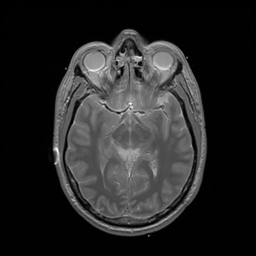
#> input picture A4/4_Fourier/pd.jpg, 256 x 256 px
$ jupyter execute 'Fourier Demos.ipynb'   (shell and % lines are left out)
#> lines starting #> are read from the running program, lines starting #| are printed output that depends on the picture; after the words box and inside, x2 and y2 are one past the last pixel; in counts of white or black regions, pixels touching at a corner belong together
# Properties of the Fourier Transform

These demonstrations go beyond the content of the course. I don't expect you to understand what is going on in these snippets of code. But I show them to you so you see what sorts of things can be implemented by manipulating the Fourier coefficients.

## Preliminaries

[cell 1]
import numpy as np
from numpy.fft import fft, ifft, fft2, ifft2, fftshift, ifftshift
import matplotlib.pyplot as plt
plt.ion()
from scipy import ndimage, misc
from scipy.signal import gaussian

[cell 2]
def Gaussian2D(dims, std):
    '''
        Creates an array containing a 2-D Gaussian function, with mean
        at mu, and standard deviation std.

        Inputs:
          dims is a 2-vector containing the number of rows and columns
          std is the standard deviation
    '''
    nr, nc = dims
    rr, cc = np.mgrid[0:nr,0:nc]
    ctr = GetCentre(rr)
    temp1 = rr - ctr[0]
    temp2 = cc - ctr[1]
    temp1 = np.exp(-temp1**2/std)
    temp2 = np.exp(-temp2**2/std)
    blah = temp1*temp2
    return blah/sum(blah.flatten())

def GetCentre(f):
    return np.array(np.floor(np.array(np.shape(f))/2.), dtype=int)

[cell 3]
f = np.arange(1,16)
print(f)
F = np.fft.fft(f)
G = np.conj(F)
g = np.fft.ifft(G)
print(np.real(g))

[cell 4]
f = np.array(plt.imread('pd.jpg')[:,:,0], dtype=float)
#> f: shape (256, 256) float64; min 0, max 255, mean 38
plt.imshow(f,cmap='gray');

## View the Fourier coefficients

[cell 5]
F = fft2(f)

[cell 6]
# Plot the modulus of the Fourier coefs
# DC is in the top-left corner
plt.figure(figsize=[10,10]);
plt.imshow(abs(F), cmap='gray');
plt.title(r"Modulus of the Fourier coefficients, $|F|$");

[cell 7]
plt.imshow(np.log(abs(F)), cmap='gray');
plt.title(r'$\log \left( |F| \right)$');

## Shift it so the DC is in the centre

[cell 8]
F = fftshift(fft2(f))

[cell 9]
plt.figure(figsize=[10,5]);
plt.subplot(1,2,1); plt.imshow(abs(F), cmap='gray'); plt.title(r'$|F|$')
plt.subplot(1,2,2); plt.imshow(np.log(abs(F)), cmap='gray'); plt.title(r'$\log (|F|)$');

## 2D DFT

[cell 10]
# A 1D Fourier basis vector
plt.clf()
F = np.zeros(128)
F[3] = 1.
#F[10] = 0.5
f = ifft(F)
plt.plot(np.real(f), 'o');
#> figure, not shown here; curve peaks at x = 0, y = 0.00781

[cell 11]
# A 2D Fourier vasis vector
F = np.zeros([256,256])
F1 = F.copy()
F1[5,0] = 1.
f1 = ifft2(F1)
plt.figure(figsize=[18,9])
plt.subplot(1,2,1)
plt.imshow(F1, cmap='gray')
plt.subplot(1,2,2)
plt.imshow(np.real(f1), cmap='gray');

[cell 12]
# A 2D Fourier vasis vector
F = np.zeros([256,256])
F1 = F.copy()
F1[8,6] = 1.0
f1 = ifft2(F1)
plt.figure(figsize=[18,9])
plt.subplot(1,2,1)
plt.imshow(F1, cmap='gray')
plt.subplot(1,2,2)
plt.imshow(np.real(f1), cmap='gray');

[cell 13]
F1 = F.copy(); F1[3,5] = 1.0
F2 = F.copy(); F2[2,-3] = 2.0
f1 = ifft2(F1)
f2 = ifft2(F2)
plt.figure(figsize=[18,12]); MN = 256.**2; rg = 3.;
plt.subplot(2,3,1); plt.imshow(np.abs(F1), vmin=-rg, vmax=rg, cmap='gray'); plt.title('F1')
plt.subplot(2,3,4); plt.imshow(np.real(f1), vmin=-rg/MN, vmax=rg/MN, cmap='gray'); plt.title('f1')
plt.subplot(2,3,3); plt.imshow(np.abs(F2), vmin=-rg, vmax=rg, cmap='gray'); plt.title('F2')
plt.subplot(2,3,6); plt.imshow(np.real(f2), vmin=-rg/MN, vmax=rg/MN, cmap='gray'); plt.title('f2')
plt.subplot(2,3,2); plt.imshow(np.abs(F1+F2), vmin=-rg, vmax=rg, cmap='gray'); plt.title('F1+F2')
plt.subplot(2,3,5); plt.imshow(np.real(f1+f2), vmin=-rg/MN, vmax=rg/MN, cmap='gray'); plt.title('f1+f2');

## Convolution

[cell 14]
rr, cc = np.mgrid[-128:128, -128:128]

### Try a circular kernel

[cell 15]
d = np.sqrt(rr**2 + cc**2)
circle = np.zeros([256,256])
circle_mask = d<15
circle[circle_mask] = 1.
circle = ifftshift(circle)
circle[0:22,0:5] = 1.
plt.figure(figsize=(8,4))
plt.subplot(1,2,1); plt.imshow(fftshift(circle), cmap='gray'); plt.axis('off'); plt.title('g, Shifted');
plt.subplot(1,2,2); plt.imshow(circle, cmap='gray'); plt.title('g, Unshifted');

[cell 16]
# Create an image with just a few non-zero pixels.
f = np.zeros([256,256])
f[50,100] = 1.0
f[48,110] = 2.
plt.figure(figsize=(10,10))
plt.imshow(f, cmap='gray'); plt.title('f');

[cell 17]
g = ifft2( fft2(f) * fft2(circle))

plt.figure(figsize=(8,8))
plt.imshow(abs(g), cmap='gray'); plt.axis('off');
plt.title(r'$(f \ast g)$');

[cell 18]
f = plt.imread('pd.jpg')
#> f is the input picture: shape (256, 256, 3); min 0, max 255, mean 38
f = f[:,:,0]
#> f: shape (256, 256)
plt.imshow(f, cmap='gray'); plt.title('An image f');

[cell 19]
g = ifft2( fft2(f) * fft2(circle))
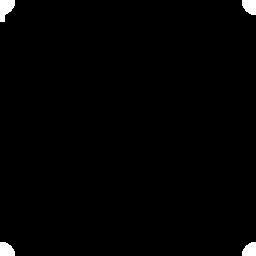
#> circle: shape (256, 256) float64; values 0 (black) and 1 (white), 1.1% white; 4 white regions, box (x1, y1, x2, y2) and area: (0, 0, 15, 22) 224, (242, 0, 256, 15) 174, (0, 242, 15, 256) 174, (242, 242, 256, 256) 160

plt.figure(figsize=(8,8))
plt.imshow(abs(g), cmap='gray'); plt.axis('off');
plt.title('g convolved with the image');

### Or, try a Gaussian edge-detector kernel

[cell 20]
# Make and edge detector
g = Gaussian2D([256,256], 20)
G = ifftshift( fft2(fftshift(g)) )
ramp = np.outer(range(256), range(256)) - 128**2
H = G * ramp*1.j
circle = np.real( ifft2( fftshift(H) ) )
plt.figure(figsize=[8,5]);
plt.subplot(1,2,1); plt.imshow(fftshift(circle), cmap='gray'); plt.axis('off'); plt.title('Edge Kernel (Shifted)');
plt.subplot(1,2,2); plt.imshow(circle, cmap='gray'); plt.title('Edge Kernel (Unshifted)');

[cell 21]
f = plt.imread('pd.jpg')
f = f[:,:,0]

[cell 22]
F = fftshift( fft2( f ) )

[cell 23]
plt.figure(figsize=[10,20])
plt.subplot(1,2,1)
plt.imshow(np.log(abs(F)+1), cmap='gray'); plt.title('Shifted DFT (log-modulus)');
plt.subplot(1,2,2)
plt.imshow(f, cmap='gray');

[cell 24]
g = fftshift( ifft2( fft2(ifftshift(f)) * fft2(circle)) )
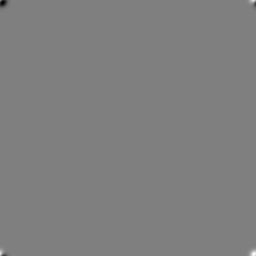
#> circle: shape (256, 256) float64; min -22.26, max 22.26, mean 0; drawn with min black and max white

plt.figure(figsize=(16,8))
plt.subplot(1,2,1);
G = fftshift(fft2(ifftshift(g)))
plt.imshow(np.abs(G), cmap='gray');
plt.title('DFT(Edge Kernel) x DFT(Image)');
plt.subplot(1,2,2); plt.imshow(abs(g), cmap='gray'); plt.axis('off');
plt.title('Edge Kernel convolved with image');

## Filtering in the frequency domain

[cell 25]
thresh = 10
rows, cols = np.shape(f)
#> rows = 256; cols = 256
ctr = np.floor(np.array(np.shape(f))/2) +1
#> ctr = [129, 129]
rr, cc = np.mgrid[-ctr[0]:(rows-ctr[0]),
                  -ctr[1]:(cols-ctr[1])]

[cell 26]
def PlotFiltImg(F, filt):
    F_filt = (filt)*F
    f_filt = ifft2( fftshift(F_filt) )
    plt.figure(figsize=[15,15])
    plt.subplot(2,2,1); plt.imshow(f, cmap='gray');
    plt.subplot(2,2,3); plt.imshow(np.log(abs(F)+1), cmap='gray')
    plt.subplot(2,2,4); plt.imshow(np.log(abs(F_filt)+1), cmap='gray')
    plt.subplot(2,2,2); plt.imshow(np.real(f_filt), cmap='gray');

[cell 27]
filt_mask = abs(cc)<thresh
filt = np.zeros(np.shape(F))
filt[filt_mask] = 1.0
PlotFiltImg(F, filt)

[cell 28]
filt_mask = abs(rr)<thresh
filt = np.zeros(np.shape(F))
filt[filt_mask] = 1.0
PlotFiltImg(F, filt)

[cell 29]
filt_mask = np.sqrt(rr**2 + cc**2)<thresh
filt = np.zeros(np.shape(F))
filt[filt_mask] = 1.0
PlotFiltImg(F, filt)

Applying that filter in the frequency domain is the same as convolving the image with the kernel below, attained by taking the IDFT of the filter kernel.

[cell 30]
Filt = fftshift(ifft2(ifftshift(filt)))
plt.figure()
plt.subplot(1,2,1); plt.imshow(filt, cmap='gray'); plt.title('DFT of filter')
plt.subplot(1,2,2); plt.imshow(np.log(abs(Filt)+1), cmap='gray'); plt.title('Spatial filter');

## What happens if we take the DFT twice in a row?

[cell 31]
plt.imshow(f, cmap='gray');

[cell 32]
F = fft2(f)
plt.imshow(np.log(abs(F)), cmap='gray');

[cell 33]
G = fft2(F)
plt.imshow(np.real(G), cmap='gray');

## Scaling
You can scale an image using the DFT by padding in cropping in the two domains (time/space, and frequency).

[cell 34]
# We will magnify an image by padding its DFT coefficients, and then cropping the image
# that results for the IDFT of those padded coefs.
scale_factor = 2
padamt = int(rows*(scale_factor-1.)/2.)
#> padamt = 128
G = np.pad(ifftshift(F), (padamt,), mode='constant')
g512 = ifft2( ifftshift(G) )
if padamt!=0:
    g = g512[padamt:-padamt,padamt:-padamt]
else:
    g = g512

[cell 35]
plt.figure(1,figsize=[15,15])
plt.clf()
plt.subplot(1,2,1)
plt.imshow(f, cmap='gray'); plt.title('Original')
plt.subplot(1,2,2)
plt.imshow(np.real(g), cmap='gray'); plt.title('Scaled x'+str(scale_factor));

## Fourier Shift Theorem
You can shift an image by adding a linear 'ramp' to the phase portion of its DFT coefficients.

[cell 36]
dr = 20
dc = 12
ramp = -2.*np.pi*1j*(cc*dc + rr*dr)/rows
ramp = np.roll(np.roll(ramp,-1, axis=0),-1, axis=1)
wave = np.exp(ramp)
plt.figure()
plt.imshow(np.imag(ramp))
plt.title('Ramp in imaginary part');

[cell 37]
# Make sure the centre pixel of the ramp has a phase of zero.
ctr = int(np.floor(256/2))
print('This should be zero -> '+str(ramp[ctr,ctr]))
#| This should be zero -> -0j
print('This is the DC of our image -> '+str(F[ctr,ctr]))  # This should be the DC of our image.
#| This is the DC of our image -> (-19+0j)

[cell 38]
G = wave * fftshift(F)
g = ifft2(ifftshift(G))

plt.figure(1,figsize=[15,15])
plt.subplot(1,2,1)
plt.imshow(f, cmap='gray'); plt.title('Original')
plt.subplot(1,2,2)
plt.imshow(np.real(g), cmap='gray');
plt.title('Shifted (down,right)=('+str(dr)+','+str(dc)+')');

<a href="https://youtu.be/o3Q7JYBkOHU">Pendulum synchronization video (YouTube)</a>

## Phase Correlation
You can detect a shift between two similar images by looking for a ramp in their phase difference. Or, you can take that phase difference and take the IDFT of it, and look for a spike. The offset of the spike from the origin gives the relative shift.

[cell 39]
g = ndimage.shift(f,[dr,dc]) + np.random.normal(0.0, 5, size=np.shape(f))
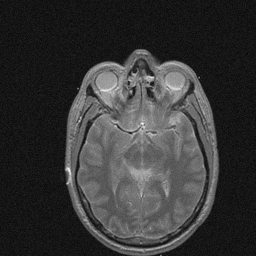
#> g: shape (256, 256) float64; min -23.26, max 262.1, mean 37.9; drawn with min black and max white
G = fft2(g)
F = fft2(f)
H = G/F
plt.imshow(np.real(fftshift(H)), cmap='gray', vmin=-4, vmax=4);

[cell 40]
h = ifft2(H)
plt.imshow(np.real(h), cmap='gray');
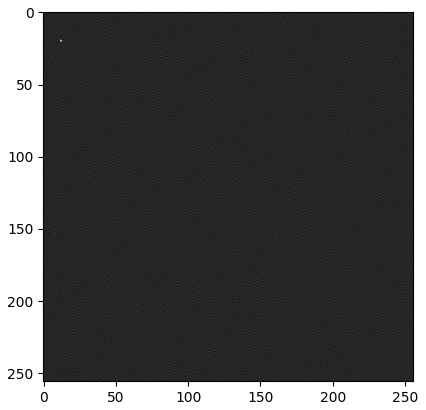
#> figure drawn by matplotlib, 1 panel

[cell 41]
# Where does that lonely pixel occur?
coords = np.unravel_index(np.argmax(np.real(h)), h.shape)
#> coords = (20, 12)
print('Bright pixel at '+str(coords))
#| Bright pixel at (20, 12)
print('True shift was '+str((dr,dc)))

## Rotation
You can also rotate an image by simply applying the same rotation to the frequency domain.

[cell 42]
theta = 30
f = plt.imread('pd.jpg')
f = np.array(f[:,:,0], dtype=float)

[cell 43]
padamt = int(rows/2)
#padamt = 0

[cell 44]
ff = f
ff = np.pad(f, (padamt,), mode='constant')
FF = fftshift( fft2( ifftshift(ff) ) )

[cell 45]
# Apply rotation to the Fourier coefficients
Gr = ndimage.rotate(np.real(FF), theta, reshape=False, order=1)
Gi = ndimage.rotate(np.imag(FF), theta, reshape=False, order=1)
G = Gr + 1j*Gi

[cell 46]
g = fftshift( ifft2( ifftshift(G) ) )
if padamt!=0:
    g = g[padamt:-padamt,padamt:-padamt]

[cell 47]
plt.figure(figsize=[15,15])
plt.subplot(1,2,1)
plt.imshow(f, cmap='gray'); plt.title('Original')
plt.subplot(1,2,2)
plt.imshow(np.real(g), cmap='gray');
plt.title('Rotated by '+str(theta)+' degrees');

## Fourier Projection Theorem
The Fourier projection theorem is the basis for reconstruction in Computed Tomography (CT) scans.

[cell 48]
f = plt.imread('ct.jpg')
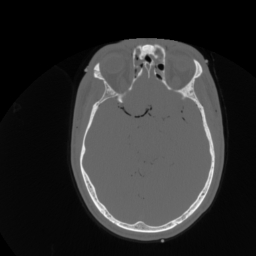
#> input picture A4/4_Fourier/ct.jpg, 256 x 256 px
#> f is the input picture: shape (256, 256, 3); min 0, max 247, mean 45.9
f1 = np.array(f[:,:,0], dtype=float)

[cell 49]
plt.figure(1, figsize=(10,10))
plt.clf()
plt.subplot(2,2,1)
plt.imshow(f1, cmap=plt.cm.gray);

px = np.sum(f1,axis=0)
#> px = 256 values, max 22534 at index 164, min 965 at index 0, mean 11757
plt.subplot(2,2,3)
plt.plot(px)
plt.axis('tight');

F = fftshift(fft2(f1))
plt.subplot(2,2,2)
Fnice = np.log(abs(F)+1)
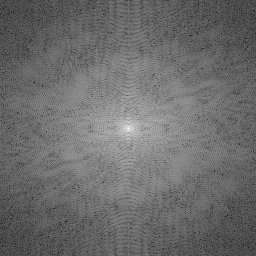
#> Fnice: shape (256, 256) float64; min 0.432, max 14.92, mean 6.59; drawn with min black and max white
plt.imshow(Fnice, cmap=plt.cm.gray);

ctr = GetCentre(F)
#> ctr = [128, 128]
Fx = F[ctr[0],:]
plt.plot([1,254],[128,128], 'r--')
plt.axis([0,255,255,0])

plt.subplot(2,2,4)
plt.plot(np.log(abs(Fx)+1), 'r')
plt.axis('tight');

Px = fftshift( np.fft.fft(px) )
#plt.subplot(2,2,4)
plt.plot(np.log(abs(Px)+1), 'b--');
#> figure, not shown here; panel 2: curve peaks at x = 164, y = 22534; panel 4: curve peaks at x = 128, y = 14.92; panel 4: curve peaks at x = 128, y = 14.92

## Aliasing in images

[cell 50]
x, y = np.mgrid[0:256,0:256]
f = np.sin(2.*np.pi*x/256*40)
#f = ndimage.imread('pd.jpg')
plt.figure(figsize=(10,5))
plt.clf()
plt.subplot(1,3,1)
plt.imshow(f, cmap='gray');
c = plt.axis()
plt.title('Original');

g = f[::5,::5]  # every fifth sample
plt.subplot(1,3,2)
plt.imshow(g, cmap='gray'); #plt.axis(c);
plt.title('Subsampled');

plt.subplot(1,3,3);
plt.imshow(g, cmap='gray'); plt.axis(c);
plt.title('Subsampled');
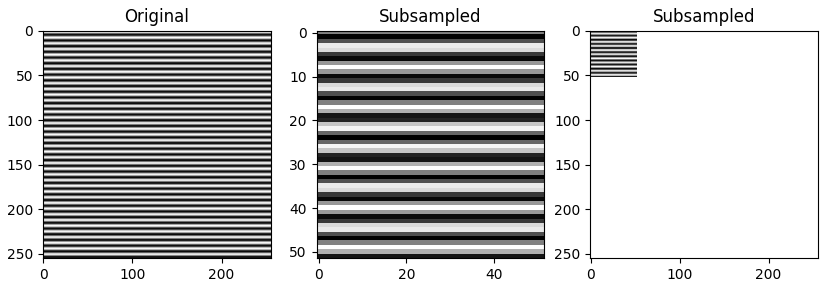
#> figure drawn by matplotlib, 3 panels

[cell 51]
q = plt.imread('bricks.jpg')
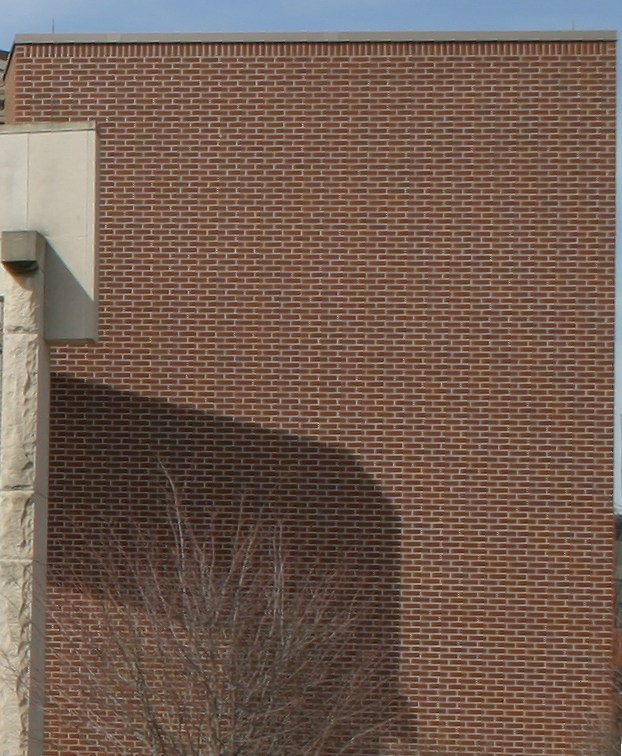
#> input picture A4/4_Fourier/bricks.jpg, 622 x 756 px
#> q is the input picture: shape (756, 622, 3); mean R, G, B 114.3, 93.1, 81.4
q = np.array(q[:,:,0], dtype=float)
#> q: shape (756, 622) float64
nr, nc = np.shape(q)
#> nr = 756; nc = 622

[cell 52]
plt.figure(figsize=(15,7));
plt.subplot(1,2,1)
plt.imshow(q, cmap='gray', interpolation='none')
plt.title('Original');

q_small = q[::5,::5]
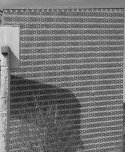
#> q_small: shape (152, 125) float64; min 30, max 223, mean 114.6
qsr, qsc = np.shape(q_small)
#> qsr = 152; qsc = 125
plt.subplot(1,2,2)
plt.imshow(q_small, cmap='gray', interpolation='nearest')
plt.title('Subsampled, with aliasing');

[cell 53]
plt.figure(figsize=(15,7));
plt.subplot(1,2,1)
plt.imshow(q, cmap='gray', interpolation='none')
plt.title('Original');

q_small = q[::5,::5]
qsr, qsc = np.shape(q_small)

g = Gaussian2D(q.shape, 10)
Q = fftshift( fft2(q) )
G = fftshift( fft2(fftshift(g)) )
#> g: shape (756, 622) float64
h = ifft2(ifftshift(Q*G))

plt.subplot(1,2,2)
plt.imshow(np.real(h[::5,::5]), cmap='gray', interpolation='nearest')
plt.title('Smoothed and subsampled (no aliasing)');
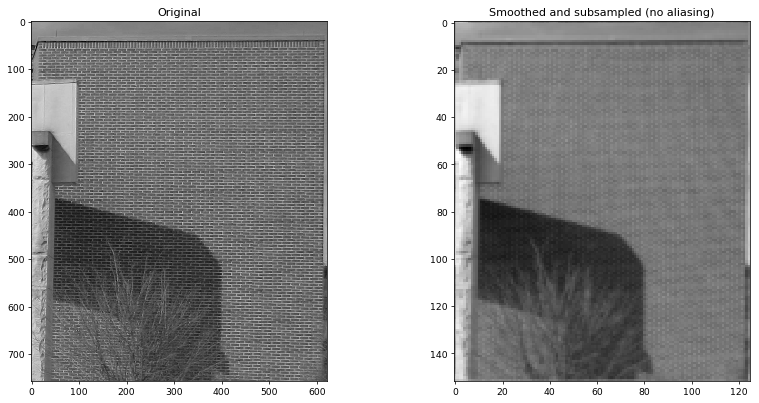
#> figure drawn by matplotlib, 2 panels
